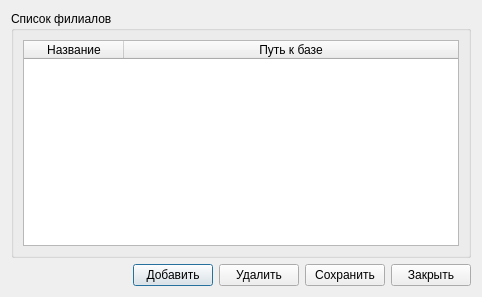
<?xml version="1.0" encoding="UTF-8"?>
<ui version="4.0">
 <class>winDBList</class>
 <widget class="QDialog" name="winDBList">
  <property name="geometry">
   <rect>
    <x>0</x>
    <y>0</y>
    <width>482</width>
    <height>297</height>
   </rect>
  </property>
  <property name="windowTitle">
   <string>Базы данных по филиалам</string>
  </property>
  <layout class="QVBoxLayout" name="verticalLayout_2">
   <item>
    <widget class="QGroupBox" name="groupBox">
     <property name="title">
      <string>Список филиалов</string>
     </property>
     <layout class="QVBoxLayout" name="verticalLayout">
      <item>
       <widget class="QTableWidget" name="twDBList">
        <property name="editTriggers">
         <set>QAbstractItemView::NoEditTriggers</set>
        </property>
        <property name="selectionMode">
         <enum>QAbstractItemView::SingleSelection</enum>
        </property>
        <property name="selectionBehavior">
         <enum>QAbstractItemView::SelectRows</enum>
        </property>
        <property name="sortingEnabled">
         <bool>true</bool>
        </property>
        <property name="columnCount">
         <number>2</number>
        </property>
        <attribute name="horizontalHeaderStretchLastSection">
         <bool>true</bool>
        </attribute>
        <column>
         <property name="text">
          <string>Название</string>
         </property>
        </column>
        <column>
         <property name="text">
          <string>Путь к базе</string>
         </property>
        </column>
       </widget>
      </item>
     </layout>
    </widget>
   </item>
   <item>
    <layout class="QHBoxLayout" name="horizontalLayout">
     <item>
      <spacer name="horizontalSpacer">
       <property name="orientation">
        <enum>Qt::Horizontal</enum>
       </property>
       <property name="sizeHint" stdset="0">
        <size>
         <width>40</width>
         <height>20</height>
        </size>
       </property>
      </spacer>
     </item>
     <item>
      <widget class="QPushButton" name="pbAdd">
       <property name="text">
        <string>Добавить</string>
       </property>
      </widget>
     </item>
     <item>
      <widget class="QPushButton" name="pbDel">
       <property name="text">
        <string>Удалить</string>
       </property>
      </widget>
     </item>
     <item>
      <widget class="QPushButton" name="pbSaveDBList">
       <property name="text">
        <string>Сохранить</string>
       </property>
      </widget>
     </item>
     <item>
      <widget class="QPushButton" name="pbClose">
       <property name="text">
        <string>Закрыть</string>
       </property>
      </widget>
     </item>
    </layout>
   </item>
  </layout>
 </widget>
 <resources/>
 <connections/>
</ui>
